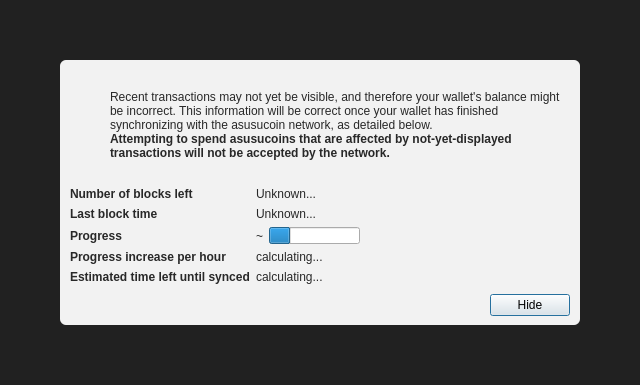
<?xml version="1.0" encoding="UTF-8"?>
<ui version="4.0">
 <class>ModalOverlay</class>
 <widget class="ModalOverlay" name="ModalOverlay">
  <property name="geometry">
   <rect>
    <x>0</x>
    <y>0</y>
    <width>640</width>
    <height>385</height>
   </rect>
  </property>
  <property name="windowTitle">
   <string>Form</string>
  </property>
  <layout class="QVBoxLayout" name="verticalLayout" stretch="0">
   <property name="sizeConstraint">
    <enum>QLayout::SetDefaultConstraint</enum>
   </property>
   <property name="leftMargin">
    <number>0</number>
   </property>
   <property name="topMargin">
    <number>0</number>
   </property>
   <property name="rightMargin">
    <number>0</number>
   </property>
   <property name="bottomMargin">
    <number>0</number>
   </property>
   <item>
    <widget class="QWidget" name="bgWidget" native="true">
     <property name="styleSheet">
      <string notr="true">#bgWidget { background: rgba(0,0,0,220); }</string>
     </property>
     <layout class="QVBoxLayout" name="verticalLayoutMain" stretch="1">
      <property name="leftMargin">
       <number>60</number>
      </property>
      <property name="topMargin">
       <number>60</number>
      </property>
      <property name="rightMargin">
       <number>60</number>
      </property>
      <property name="bottomMargin">
       <number>60</number>
      </property>
      <item>
       <widget class="QWidget" name="contentWidget" native="true">
        <property name="styleSheet">
         <string notr="true">#contentWidget { background: rgba(255,255,255,240); border-radius: 6px; }

QLabel { color: rgb(40,40,40);  }</string>
        </property>
        <layout class="QVBoxLayout" name="verticalLayoutSub" stretch="1,0,0,0">
         <property name="spacing">
          <number>0</number>
         </property>
         <property name="leftMargin">
          <number>10</number>
         </property>
         <property name="topMargin">
          <number>10</number>
         </property>
         <property name="rightMargin">
          <number>10</number>
         </property>
         <property name="bottomMargin">
          <number>10</number>
         </property>
         <item>
          <layout class="QHBoxLayout" name="horizontalLayoutIconText" stretch="0,1">
           <property name="topMargin">
            <number>20</number>
           </property>
           <item>
            <layout class="QVBoxLayout" name="verticalLayoutIcon">
             <property name="leftMargin">
              <number>0</number>
             </property>
             <item>
              <widget class="QPushButton" name="warningIcon">
               <property name="enabled">
                <bool>false</bool>
               </property>
               <property name="text">
                <string/>
               </property>
               <property name="icon">
                <iconset>
                 <normaloff>:/icons/warning</normaloff>
                 <disabledoff>:/icons/warning</disabledoff>:/icons/warning</iconset>
               </property>
               <property name="iconSize">
                <size>
                 <width>48</width>
                 <height>48</height>
                </size>
               </property>
               <property name="flat">
                <bool>true</bool>
               </property>
              </widget>
             </item>
             <item>
              <spacer name="verticalSpacerWarningIcon">
               <property name="orientation">
                <enum>Qt::Vertical</enum>
               </property>
               <property name="sizeHint" stdset="0">
                <size>
                 <width>20</width>
                 <height>40</height>
                </size>
               </property>
              </spacer>
             </item>
            </layout>
           </item>
           <item>
            <layout class="QVBoxLayout" name="verticalLayoutInfoText">
             <property name="leftMargin">
              <number>0</number>
             </property>
             <property name="topMargin">
              <number>0</number>
             </property>
             <item>
              <widget class="QLabel" name="infoText">
               <property name="text">
                <string>Recent transactions may not yet be visible, and therefore your wallet's balance might be incorrect. This information will be correct once your wallet has finished synchronizing with the asusucoin network, as detailed below.</string>
               </property>
               <property name="textFormat">
                <enum>Qt::RichText</enum>
               </property>
               <property name="wordWrap">
                <bool>true</bool>
               </property>
              </widget>
             </item>
             <item>
              <widget class="QLabel" name="infoTextStrong">
               <property name="font">
                <font>
                 <weight>75</weight>
                 <bold>true</bold>
                </font>
               </property>
               <property name="text">
                <string>Attempting to spend asusucoins that are affected by not-yet-displayed transactions will not be accepted by the network.</string>
               </property>
               <property name="textFormat">
                <enum>Qt::RichText</enum>
               </property>
               <property name="wordWrap">
                <bool>true</bool>
               </property>
              </widget>
             </item>
             <item>
              <spacer name="verticalSpacerInTextSpace">
               <property name="orientation">
                <enum>Qt::Vertical</enum>
               </property>
               <property name="sizeHint" stdset="0">
                <size>
                 <width>20</width>
                 <height>40</height>
                </size>
               </property>
              </spacer>
             </item>
            </layout>
           </item>
          </layout>
         </item>
         <item>
          <spacer name="verticalSpacerAfterText">
           <property name="orientation">
            <enum>Qt::Vertical</enum>
           </property>
           <property name="sizeHint" stdset="0">
            <size>
             <width>20</width>
             <height>40</height>
            </size>
           </property>
          </spacer>
         </item>
         <item>
          <layout class="QFormLayout" name="formLayout">
           <property name="fieldGrowthPolicy">
            <enum>QFormLayout::FieldsStayAtSizeHint</enum>
           </property>
           <property name="horizontalSpacing">
            <number>6</number>
           </property>
           <property name="verticalSpacing">
            <number>6</number>
           </property>
           <property name="topMargin">
            <number>10</number>
           </property>
           <item row="0" column="0">
            <widget class="QLabel" name="labelNumberOfBlocksLeft">
             <property name="font">
              <font>
               <weight>75</weight>
               <bold>true</bold>
              </font>
             </property>
             <property name="text">
              <string>Number of blocks left</string>
             </property>
            </widget>
           </item>
           <item row="0" column="1">
            <widget class="QLabel" name="numberOfBlocksLeft">
             <property name="text">
              <string>Unknown...</string>
             </property>
            </widget>
           </item>
           <item row="1" column="0">
            <widget class="QLabel" name="labelLastBlockTime">
             <property name="font">
              <font>
               <weight>75</weight>
               <bold>true</bold>
              </font>
             </property>
             <property name="text">
              <string>Last block time</string>
             </property>
            </widget>
           </item>
           <item row="1" column="1">
            <widget class="QLabel" name="newestBlockDate">
             <property name="sizePolicy">
              <sizepolicy hsizetype="Maximum" vsizetype="Preferred">
               <horstretch>0</horstretch>
               <verstretch>0</verstretch>
              </sizepolicy>
             </property>
             <property name="text">
              <string>Unknown...</string>
             </property>
            </widget>
           </item>
           <item row="2" column="0">
            <widget class="QLabel" name="labelSyncDone">
             <property name="font">
              <font>
               <weight>75</weight>
               <bold>true</bold>
              </font>
             </property>
             <property name="text">
              <string>Progress</string>
             </property>
            </widget>
           </item>
           <item row="2" column="1">
            <layout class="QHBoxLayout" name="horizontalLayoutSync" stretch="0,1">
             <item>
              <widget class="QLabel" name="percentageProgress">
               <property name="text">
                <string notr="true">~</string>
               </property>
              </widget>
             </item>
             <item>
              <widget class="QProgressBar" name="progressBar">
               <property name="value">
                <number>24</number>
               </property>
               <property name="format">
                <string/>
               </property>
              </widget>
             </item>
            </layout>
           </item>
           <item row="4" column="0">
            <widget class="QLabel" name="labelProgressIncrease">
             <property name="font">
              <font>
               <weight>75</weight>
               <bold>true</bold>
              </font>
             </property>
             <property name="text">
              <string>Progress increase per hour</string>
             </property>
            </widget>
           </item>
           <item row="4" column="1">
            <widget class="QLabel" name="progressIncreasePerH">
             <property name="text">
              <string>calculating...</string>
             </property>
            </widget>
           </item>
           <item row="5" column="0">
            <widget class="QLabel" name="labelEstimatedTimeLeft">
             <property name="font">
              <font>
               <weight>75</weight>
               <bold>true</bold>
              </font>
             </property>
             <property name="text">
              <string>Estimated time left until synced</string>
             </property>
            </widget>
           </item>
           <item row="5" column="1">
            <widget class="QLabel" name="expectedTimeLeft">
             <property name="text">
              <string>calculating...</string>
             </property>
            </widget>
           </item>
          </layout>
         </item>
         <item>
          <layout class="QHBoxLayout" name="horizontalLayoutButtons">
           <property name="leftMargin">
            <number>10</number>
           </property>
           <property name="topMargin">
            <number>10</number>
           </property>
           <item>
            <spacer name="horizontalSpacer">
             <property name="orientation">
              <enum>Qt::Horizontal</enum>
             </property>
             <property name="sizeHint" stdset="0">
              <size>
               <width>40</width>
               <height>20</height>
              </size>
             </property>
            </spacer>
           </item>
           <item>
            <widget class="QPushButton" name="closeButton">
             <property name="text">
              <string>Hide</string>
             </property>
             <property name="focusPolicy">
              <enum>Qt::StrongFocus</enum>
             </property>
             <property name="default">
              <bool>true</bool>
             </property>
            </widget>
           </item>
          </layout>
         </item>
        </layout>
       </widget>
      </item>
     </layout>
    </widget>
   </item>
  </layout>
 </widget>
 <customwidgets>
  <customwidget>
   <class>ModalOverlay</class>
   <extends>QWidget</extends>
   <header>qt/modaloverlay.h</header>
   <container>1</container>
  </customwidget>
 </customwidgets>
 <resources/>
 <connections/>
</ui>
